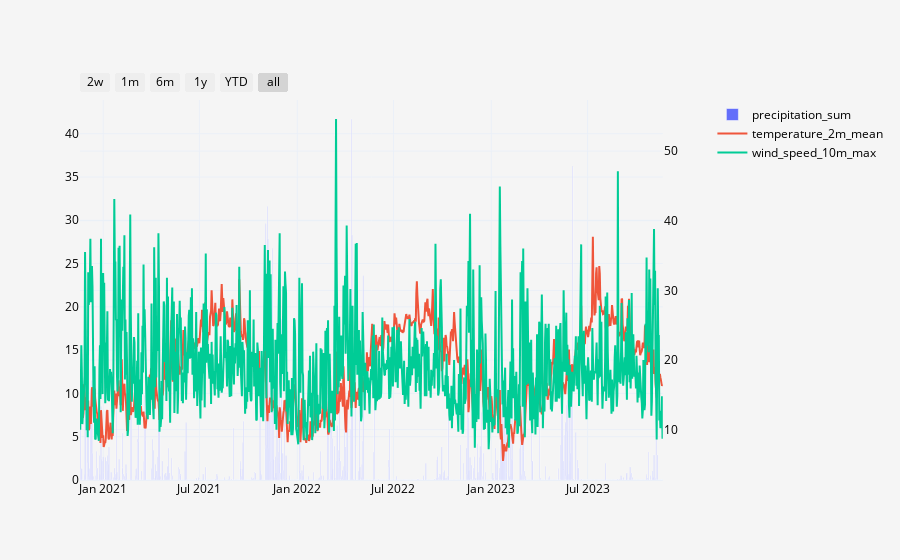

Notebook code cell kept with this figure:
### Code cell
get_meteo_vars_fig(df_eda_f_a)

### Figure 1 — Plotly figure (JSON) as saved in the notebook; plotly's stock layout.template omitted (floating-point values rounded to 4 significant figures; data arrays with more than 128 entries replaced by an {"elided": "..."} marker saying what was removed)
{"data": [{"name": "precipitation_sum", "type": "bar", "x": {"elided": "1096 str values"}, "xaxis": "x", "y": {"elided": "1096 float values"}, "yaxis": "y"}, {"name": "temperature_2m_mean", "type": "scatter", "x": {"elided": "1096 str values"}, "xaxis": "x", "y": {"elided": "1096 float values"}, "yaxis": "y2"}, {"name": "wind_speed_10m_max", "type": "scatter", "x": {"elided": "1096 str values"}, "xaxis": "x", "y": {"elided": "1096 float values"}, "yaxis": "y2"}], "layout": {"font": {"color": "#000000"}, "paper_bgcolor": "#f5f5f5", "plot_bgcolor": "#f5f5f5", "xaxis": {"anchor": "y", "domain": [0, 0.94], "rangeselector": {"buttons": [{"count": 14, "label": "2w", "step": "day", "stepmode": "backward"}, {"count": 30, "label": "1m", "step": "day", "stepmode": "backward"}, {"count": 6, "label": "6m", "step": "month", "stepmode": "backward"}, {"count": 1, "label": "1y", "step": "year", "stepmode": "backward"}, {"count": 1, "label": "YTD", "step": "year", "stepmode": "todate"}, {"step": "all", "stepmode": "backward"}]}, "rangeslider": {"visible": false}, "showgrid": true}, "yaxis": {"anchor": "x", "domain": [0, 1]}, "yaxis2": {"anchor": "x", "overlaying": "y", "side": "right"}}}
